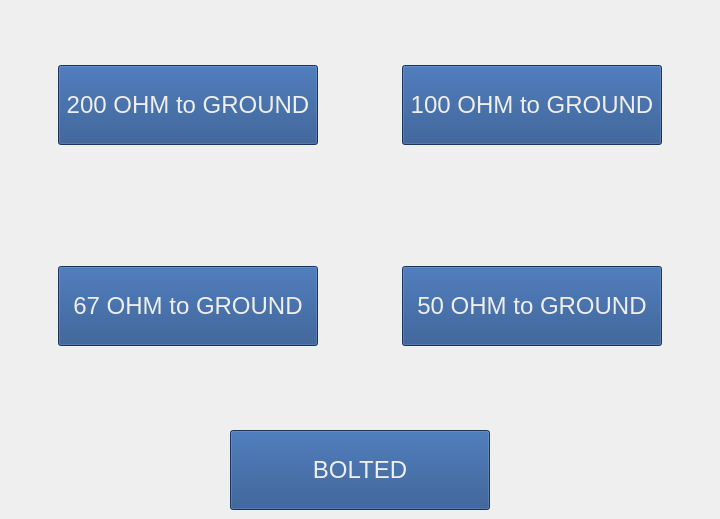
            <widget class="QWidget" name="Loc6_PhaseC">
             <widget class="QWidget" name="gridLayoutWidget_44">
              <property name="geometry">
               <rect>
                <x>10</x>
                <y>-20</y>
                <width>701</width>
                <height>451</height>
               </rect>
              </property>
              <layout class="QGridLayout" name="gridLayout_Loc6C">
               <property name="spacing">
                <number>36</number>
               </property>
               <item row="1" column="1">
                <widget class="QPushButton" name="btn_loc6_C50">
                 <property name="minimumSize">
                  <size>
                   <width>260</width>
                   <height>80</height>
                  </size>
                 </property>
                 <property name="maximumSize">
                  <size>
                   <width>260</width>
                   <height>80</height>
                  </size>
                 </property>
                 <property name="font">
                  <font>
                   <pointsize>18</pointsize>
                  </font>
                 </property>
                 <property name="styleSheet">
                  <string notr="true">color: rgb(238, 238, 236);
background-color: rgb(32, 74, 135);
alternate-background-color: rgb(252, 233, 79);</string>
                 </property>
                 <property name="text">
                  <string>50 OHM to GROUND</string>
                 </property>
                </widget>
               </item>
               <item row="0" column="0">
                <widget class="QPushButton" name="btn_loc6_C200">
                 <property name="minimumSize">
                  <size>
                   <width>260</width>
                   <height>80</height>
                  </size>
                 </property>
                 <property name="maximumSize">
                  <size>
                   <width>160</width>
                   <height>80</height>
                  </size>
                 </property>
                 <property name="font">
                  <font>
                   <pointsize>18</pointsize>
                  </font>
                 </property>
                 <property name="styleSheet">
                  <string notr="true">color: rgb(238, 238, 236);
background-color: rgb(32, 74, 135);
alternate-background-color: rgb(252, 233, 79);
</string>
                 </property>
                 <property name="text">
                  <string>200 OHM to GROUND</string>
                 </property>
                </widget>
               </item>
               <item row="0" column="1">
                <widget class="QPushButton" name="btn_loc6_C100">
                 <property name="minimumSize">
                  <size>
                   <width>260</width>
                   <height>80</height>
                  </size>
                 </property>
                 <property name="maximumSize">
                  <size>
                   <width>260</width>
                   <height>80</height>
                  </size>
                 </property>
                 <property name="font">
                  <font>
                   <pointsize>18</pointsize>
                  </font>
                 </property>
                 <property name="styleSheet">
                  <string notr="true">color: rgb(238, 238, 236);
background-color: rgb(32, 74, 135);
alternate-background-color: rgb(252, 233, 79);</string>
                 </property>
                 <property name="text">
                  <string>100 OHM to GROUND</string>
                 </property>
                </widget>
               </item>
               <item row="1" column="0">
                <widget class="QPushButton" name="btn_loc6_C67">
                 <property name="minimumSize">
                  <size>
                   <width>260</width>
                   <height>80</height>
                  </size>
                 </property>
                 <property name="maximumSize">
                  <size>
                   <width>260</width>
                   <height>80</height>
                  </size>
                 </property>
                 <property name="font">
                  <font>
                   <pointsize>18</pointsize>
                  </font>
                 </property>
                 <property name="styleSheet">
                  <string notr="true">color: rgb(238, 238, 236);
background-color: rgb(32, 74, 135);
alternate-background-color: rgb(252, 233, 79);</string>
                 </property>
                 <property name="text">
                  <string>67 OHM to GROUND</string>
                 </property>
                </widget>
               </item>
              </layout>
             </widget>
             <widget class="QPushButton" name="btn_loc6_Cbolt">
              <property name="geometry">
               <rect>
                <x>230</x>
                <y>430</y>
                <width>260</width>
                <height>80</height>
               </rect>
              </property>
              <property name="minimumSize">
               <size>
                <width>260</width>
                <height>80</height>
               </size>
              </property>
              <property name="maximumSize">
               <size>
                <width>260</width>
                <height>80</height>
               </size>
              </property>
              <property name="font">
               <font>
                <pointsize>18</pointsize>
               </font>
              </property>
              <property name="styleSheet">
               <string notr="true">color: rgb(238, 238, 236);
background-color: rgb(32, 74, 135);
alternate-background-color: rgb(252, 233, 79);</string>
              </property>
              <property name="text">
               <string>BOLTED</string>
              </property>
             </widget>
            </widget>
